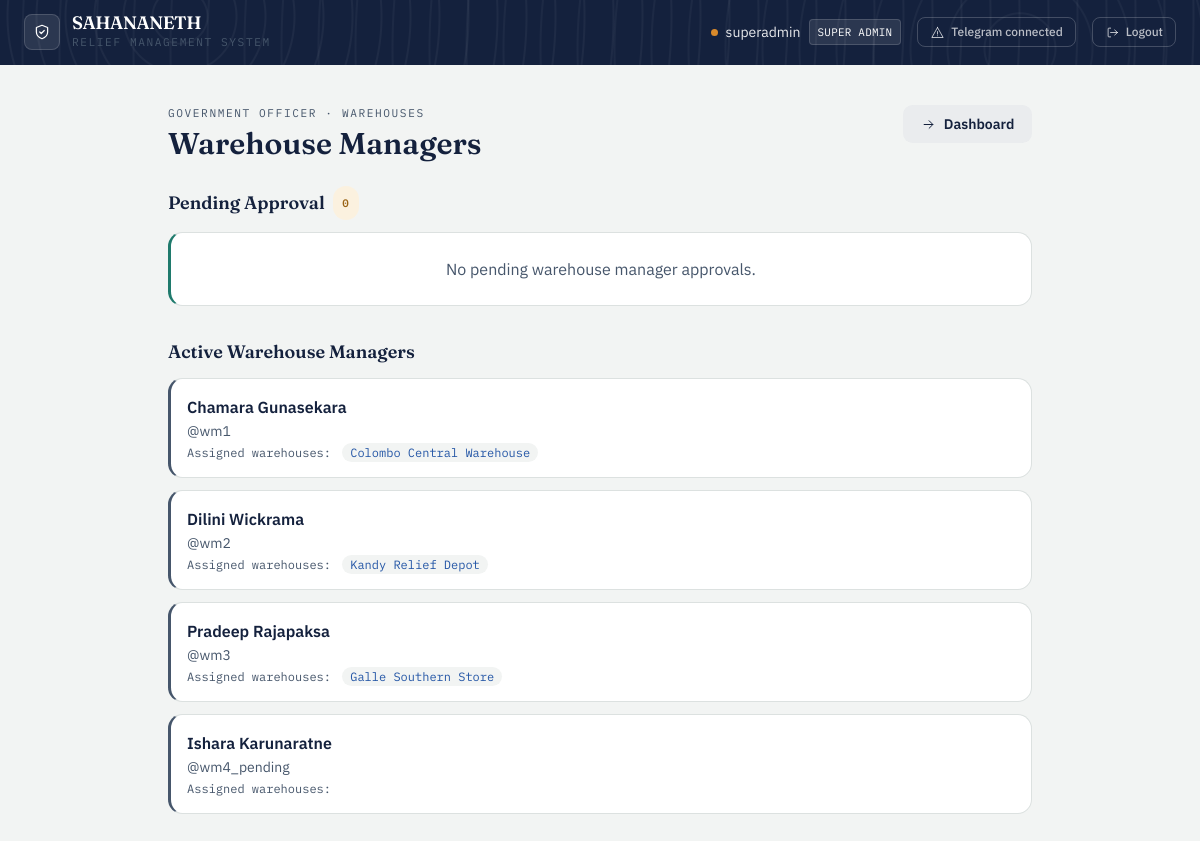
The app's page /gov/warehouse-managers (signed in) with its own data.
### app/models/user.py (models this page shows, shortened)
class User(UserMixin, db.Model):
    __tablename__ = 'users'
    id = db.Column(db.Integer, primary_key=True)
    username = db.Column(db.String(80), unique=True, nullable=False)
    full_name = db.Column(db.String(150), nullable=True)
    password_hash = db.Column(db.String(256), nullable=False)
    role_level = db.Column(
    db.Enum('super_admin', 'gov_officer', 'field_officer',
            'warehouse_manager', 'citizen',
            name='user_role_enum'),
    nullable=False
)
    status = db.Column(
        db.Enum('pending', 'active', 'needs_verification', 'verified', 'rejected',name='user_status_enum'),
        default='pending',
        nullable=False
    )
    assigned_node_id = db.Column(db.Integer, nullable=True)
    created_at = db.Column(db.DateTime, default=datetime.utcnow)
    telegram_chat_id = db.Column(db.String(64), unique=True, nullable=True)
    telegram_linked_at = db.Column(db.DateTime, nullable=True)
    notify_opt_in = db.Column(db.Boolean, default=True, nullable=False)
    country = db.Column(db.String(100), nullable=True)
    region = db.Column(db.String(100), nullable=True)   # state / province / district
    city = db.Column(db.String(100), nullable=True)
    latitude = db.Column(db.Float, nullable=True)
    longitude = db.Column(db.Float, nullable=True)
    location_updated_at = db.Column(db.DateTime, nullable=True)
    @property
    def telegram_linked(self):
        return self.telegram_chat_id is not None

### app/models/warehouse_assignment.py (models this page shows, shortened)
class WarehouseAssignment(db.Model):
    __tablename__ = 'warehouse_assignments'
    id = db.Column(db.Integer, primary_key=True)
    user_id = db.Column(db.Integer, db.ForeignKey('users.id'), nullable=False)
    warehouse_id = db.Column(db.Integer, db.ForeignKey('warehouses.id'), nullable=False)
    assigned_at = db.Column(db.DateTime, default=datetime.utcnow)
    assigned_by_id = db.Column(db.Integer, db.ForeignKey('users.id'), nullable=True)
    user = db.relationship('User', foreign_keys=[user_id], backref='warehouse_assignments')
    warehouse = db.relationship('Warehouse', back_populates='assignments')
    assigned_by = db.relationship('User', foreign_keys=[assigned_by_id])

### app/models/warehouse.py (models this page shows, shortened)
class Warehouse(db.Model):
    __tablename__ = 'warehouses'
    id = db.Column(db.Integer, primary_key=True)
    warehouse_name = db.Column(db.String(150), nullable=False)
    latitude = db.Column(db.Float, nullable=True)
    longitude = db.Column(db.Float, nullable=True)
    address = db.Column(db.String(255), nullable=True)
    status = db.Column(
        db.Enum('pending_approval', 'active', 'inactive',
                name='warehouse_status_enum'),
        default='pending_approval',
        nullable=False
    )
    created_by_id = db.Column(db.Integer, db.ForeignKey('users.id'), nullable=True)
    approved_by_id = db.Column(db.Integer, db.ForeignKey('users.id'), nullable=True)
    created_at = db.Column(db.DateTime, default=datetime.utcnow)
    created_by = db.relationship('User', foreign_keys=[created_by_id],
                                 backref='created_warehouses')
    approved_by = db.relationship('User', foreign_keys=[approved_by_id],
                                  backref='approved_warehouses')
    inventory = db.relationship('InventoryStock', backref='warehouse',
                                cascade='all, delete-orphan')
    assignments = db.relationship('WarehouseAssignment', back_populates='warehouse',
                              cascade='all, delete-orphan')

### app/routes/gov_officer.py (the view)
@gov_bp.route('/warehouse-managers')
@login_required
@role_required('gov_officer', 'super_admin')
@active_required
def warehouse_managers():
    from app.models.warehouse_assignment import WarehouseAssignment
    from app.models.warehouse import Warehouse
    pending_wm = User.query.filter_by(
        role_level='warehouse_manager',
        status='pending'
    ).all()
    active_wm = User.query.filter_by(
        role_level='warehouse_manager',
        status='active'
    ).all()
    warehouses = Warehouse.query.all()
    return render_template('gov_officer/warehouse_managers.html',
                           pending_wm=pending_wm,
                           active_wm=active_wm,
                           warehouses=warehouses)

### app/models/user.py (called while the page is built)
@login_manager.user_loader
def load_user(user_id):
    return User.query.get(int(user_id))

### app/utils.py (called while the page is built)
def role_required(*roles):
    def decorator(f):
        @wraps(f)
        def decorated_function(*args, **kwargs):
            if not current_user.is_authenticated:
                abort(401)
            if current_user.role_level not in roles:
                abort(403)
            return f(*args, **kwargs)
        return decorated_function
    return decorator

def active_required(f):
    @wraps(f)
    def decorated_function(*args, **kwargs):
        if not current_user.is_authenticated:
            abort(401)
        if current_user.status == 'pending':
            flash('Your account is pending approval. Please wait.', 'warning')
            return redirect(url_for('auth.pending'))
        if current_user.status == 'rejected':
            flash('Your account has been rejected. Contact admin.', 'danger')
            return redirect(url_for('auth.login'))
        return f(*args, **kwargs)
    return decorated_function

### app/templates/gov_officer/warehouse_managers.html (shortened to what this page needs)
{% extends "base.html" %}
{% block content %}
<div class="mx-auto mt-10 max-w-4xl px-4 pb-16">
    <div class="mb-6 flex flex-wrap items-start justify-between gap-3">
        <div>
            <div class="eyebrow">Government Officer · Warehouses</div>
            <h1 class="mt-1 font-display text-3xl font-semibold text-ink">Warehouse Managers</h1>
        </div>
        <a href="/auth/dashboard" class="btn-ghost inline-flex items-center gap-2">
            <svg class="icon" style="width:15px;height:15px"><use href="#icon-arrow-right"/></svg>
            Dashboard
        </a>
    </div>
    <h2 class="mb-3 flex items-center gap-2 font-display text-lg font-semibold text-ink">
        Pending Approval
        <span class="status-pill status-pending">{{ pending_wm|length }}</span>
    </h2>
    {% if pending_wm %}
    <div class="mb-8 space-y-4">
        {% for user in pending_wm %}
        <div class="ledger-card tone-amber p-5">
            <p class="font-semibold text-ink">{{ user.full_name or user.username }}</p>
            <p class="mt-0.5 text-sm text-slate">@{{ user.username }}</p>
            <p class="mt-1 text-xs font-mono text-slate">
                Registered: {{ user.created_at.strftime('%Y-%m-%d %H:%M') }}
            </p>
            <form method="POST" action="/gov/approve/warehouse-manager/{{ user.id }}"
                class="mt-3 space-y-2">
                <div>
                    <label class="mb-1 block text-xs font-medium uppercase tracking-wide text-slate">
                        Assign Warehouses (max 3)
                    </label>
                    <div class="space-y-1">
                        {% for warehouse in warehouses %}
                        <label class="flex items-center gap-2 text-sm text-ink">
                            <input type="checkbox" name="warehouse_ids"
                                value="{{ warehouse.id }}"
                                class="rounded border-line text-civic">
                            {{ warehouse.warehouse_name }}
                        </label>
                        {% endfor %}
                    </div>
                </div>
                <div class="mt-2 flex gap-2">
                    <button type="submit" class="btn-approve inline-flex items-center gap-1.5">
                        <svg class="icon" style="width:14px;height:14px"><use href="#icon-check"/></svg>
                        Approve & Assign
                    </button>
                    <a href="/gov/reject/warehouse-manager/{{ user.id }}" class="btn-danger inline-flex items-center gap-1.5">
                        <svg class="icon" style="width:14px;height:14px"><use href="#icon-x"/></svg>
                        Reject
                    </a>
                </div>
            </form>
        </div>
        {% endfor %}
    </div>
    {% else %}
    <div class="ledger-card tone-relief p-6 text-center text-slate mb-8">
        No pending warehouse manager approvals.
    </div>
    {% endif %}
    <h2 class="mb-3 font-display text-lg font-semibold text-ink">Active Warehouse Managers</h2>
    {% if active_wm %}
    <div class="space-y-3">
        {% for user in active_wm %}
        <div class="ledger-card tone-slate p-4">
            <p class="font-semibold text-ink">{{ user.full_name or user.username }}</p>
            <p class="mt-0.5 text-sm text-slate">@{{ user.username }}</p>
            <p class="mt-1 text-xs font-mono text-slate">
                Assigned warehouses:
                {% for a in user.warehouse_assignments %}
                <span class="ml-1 rounded-full bg-paper px-2 py-0.5 text-xs text-civic">
                    {{ a.warehouse.warehouse_name }}
                </span>
                {% endfor %}
            </p>
        </div>
        {% endfor %}
    </div>
    {% else %}
    <div class="ledger-card tone-relief p-6 text-center text-slate">
        No active warehouse managers yet.
    </div>
    {% endif %}
</div>
{% endblock %}

### app/templates/base.html (shortened to what this page needs)
<!DOCTYPE html>
<html lang="en">
<head>
    <link rel="stylesheet" href="{{ url_for('static', filename='css/tailwind.css') }}">
</head>
<body class="min-h-screen text-ink">
{% if current_user.is_authenticated %}
<nav class="contour-bg text-white px-6 py-3.5 flex justify-between items-center">
    <div class="flex items-center gap-3">
        <div class="w-9 h-9 rounded-lg bg-white/10 border border-white/15 flex items-center justify-center">
            <svg class="icon text-white"><use href="#icon-shield"/></svg>
        </div>
        <div>
            <div class="font-display font-semibold text-lg leading-none tracking-tight">SAHANANETH</div>
            <div class="eyebrow text-white/50 mt-0.5">Relief Management System</div>
        </div>
    </div>
    <div class="flex gap-4 items-center text-sm">
        <div class="flex items-center gap-2">
            <span class="badge-dot bg-amber"></span>
            <span class="text-white/90">{{ current_user.username }}</span>
            <span class="font-mono text-[0.68rem] tracking-wide uppercase bg-white/10 border border-white/15 px-2 py-0.5 rounded">
                {{ current_user.role_level.replace('_', ' ').title() }}
            </span>
        </div>
        <a href="/auth/telegram/connect" class="flex items-center gap-1.5 text-white/70 hover:text-white border border-white/20 hover:border-white/40 px-3 py-1.5 rounded-lg transition">
            <svg class="icon" style="width:15px;height:15px"><use href="#icon-alert"/></svg>
            <span class="text-xs font-medium">{{ 'Telegram connected' if current_user.telegram_linked else 'Connect Telegram' }}</span>
        </a>
        <a href="/auth/logout" class="flex items-center gap-1.5 text-white/70 hover:text-white border border-white/20 hover:border-white/40 px-3 py-1.5 rounded-lg transition">
            <svg class="icon" style="width:15px;height:15px"><use href="#icon-logout"/></svg>
            <span class="text-xs font-medium">Logout</span>
        </a>
    </div>
</nav>
{% endif %}
<main class="{% block main_class %}{% endblock %}">
    {% block content %}{% endblock %}
</main>
</body>
</html>

### records on screen
User: username "superadmin", role_level.replace "SUPER ADMIN"
User: full_name "Chamara Gunasekara", username "wm1"
WarehouseAssignment: warehouse.warehouse_name "Colombo Central Warehouse"
User: full_name "Dilini Wickrama", username "wm2"
WarehouseAssignment: warehouse.warehouse_name "Kandy Relief Depot"
User: full_name "Pradeep Rajapaksa", username "wm3"
WarehouseAssignment: warehouse.warehouse_name "Galle Southern Store"
User: full_name "Ishara Karunaratne", username "wm4_pending"

### other values on screen
{{ pending_wm|length }} "0"
